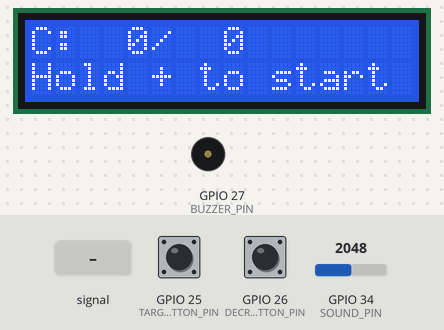
Bench run of a sketch on a simulated ESP32. Parts: 16×2 character LCD, buzzer (waves = sounding, pin HIGH). Inputs (shaded band) come from the test bench; at power-on: GPIO 25 (TARGET_BUTTON_PIN) HIGH, GPIO 26 (DECREMENT_BUTTON_PIN) HIGH, GPIO 34 (SOUND_PIN) = 2048 (analog values on the 0–4095 scale). What the sketch prints to the serial monitor is not drawn.

Above: at 1.3 s.
1.4 s: GPIO 25 (TARGET_BUTTON_PIN) pulled LOW for 0.15 s
At 2.6 s:
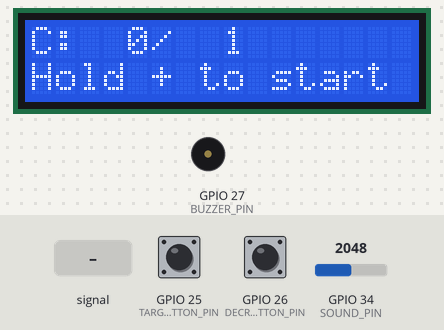
3.1 s: GPIO 25 (TARGET_BUTTON_PIN) pulled LOW for 1 s
At 4.6 s:
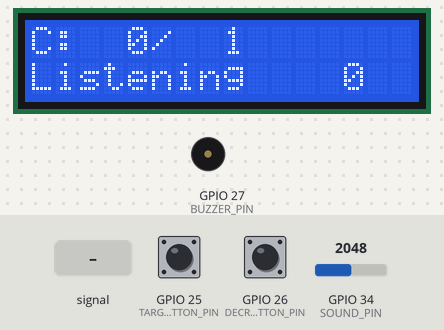
5.7 s: GPIO 34 (SOUND_PIN) fed a 200 Hz sine of ±327 counts around its level
At 7.1 s:
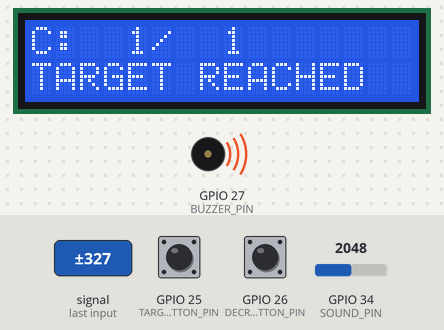
7.5 s: GPIO 26 (DECREMENT_BUTTON_PIN) pulled LOW for 0.15 s
At 7.58 s:
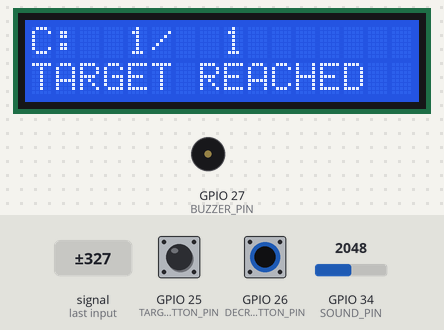
Timing chart, 0 to 10.5 s (numbered marks = the images above; inputs shaded):
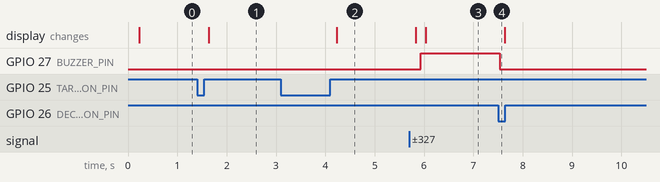

The sketch:

Whistle_counter_esp32_code.ino
```cpp
/*
  ESP32 Pressure Cooker Whistle Counter

  Hardware
    - ESP32 DevKit
    - LM393-style microphone/sound sensor module: use AO only
    - 16x2 I2C LCD with a PCF8574 backpack

  The microphone signal is sampled from its analogue output.  Each short time
  window is reduced to peak-to-peak amplitude (a sound envelope), rather than
  using the module's noisy digital comparator output.  A sound must stay above
  the threshold for WHISTLE_MIN_MS before it is counted.
*/

#include <Wire.h>
#include <LiquidCrystal_I2C.h>

// Wiring
constexpr uint8_t SOUND_PIN = 34;  // Mic module AO -> GPIO34 (ADC1, input-only)
constexpr uint8_t LCD_SDA_PIN = 21;
constexpr uint8_t LCD_SCL_PIN = 22;
constexpr uint8_t LCD_ADDRESS = 0x27;  // Confirmed with the LCD hardware test.
constexpr uint8_t TARGET_BUTTON_PIN = 25;   // Short press: target +1; hold: start/reset
constexpr uint8_t DECREMENT_BUTTON_PIN = 26; // Short press: whistle count -1
constexpr uint8_t BUZZER_PIN = 27;           // Active buzzer; HIGH = continuous sound

LiquidCrystal_I2C lcd(LCD_ADDRESS, 16, 2);

// Signal processing. Tune these after observing the serial monitor values.
constexpr uint16_t SAMPLE_INTERVAL_US = 1000;  // 1 kHz ADC sampling
constexpr uint16_t ENVELOPE_WINDOW_MS = 25;    // Peak-to-peak measurement window
constexpr float ENVELOPE_SMOOTHING = 0.30F;    // 0..1; larger responds faster

// Whistle validation. A sound must be continuous enough to be a cooker whistle.
constexpr float START_THRESHOLD = 260.0F;  // Start/candidate threshold, ADC counts
constexpr float STOP_THRESHOLD = 170.0F;   // Lower threshold prevents chatter
constexpr uint32_t WHISTLE_MIN_MS = 180;   // Minimum sustained sound to count
constexpr uint32_t WHISTLE_END_MS = 100;   // Required quiet time before re-arming
constexpr uint32_t MIN_GAP_BETWEEN_WHISTLES_MS = 600;
constexpr uint32_t BUTTON_DEBOUNCE_MS = 30;
constexpr uint32_t START_HOLD_MS = 1000;

enum DetectorState { IDLE, CANDIDATE, ACTIVE };
DetectorState detectorState = IDLE;

uint32_t whistleCount = 0;
uint32_t targetWhistles = 0;
bool counterEngaged = false;
bool alarmActive = false;
uint32_t candidateStartedAt = 0;
uint32_t quietStartedAt = 0;
uint32_t lastWhistleStartedAt = 0;

uint32_t lastSampleAtUs = 0;
uint32_t envelopeWindowStartedAt = 0;
uint32_t lastLcdUpdateAt = 0;
uint16_t windowMinimum = 4095;
uint16_t windowMaximum = 0;
float filteredEnvelope = 0.0F;

struct Button {
  uint8_t pin;
  bool lastRawState = HIGH;
  bool stableState = HIGH;
  bool longPressHandled = false;
  uint32_t lastRawChangeAt = 0;
  uint32_t pressedAt = 0;

  Button(uint8_t buttonPin) : pin(buttonPin) {}
};

Button targetButton{TARGET_BUTTON_PIN};
Button decrementButton{DECREMENT_BUTTON_PIN};

const char *stateText() {
  switch (detectorState) {
    case CANDIDATE: return "Checking";
    case ACTIVE:    return "Whistle";
    default:        return "Listening";
  }
}

void updateLcd() {
  const uint32_t now = millis();
  if (now - lastLcdUpdateAt < 200) return;
  lastLcdUpdateAt = now;

  char firstLine[17];
  char secondLine[17];
  snprintf(firstLine, sizeof(firstLine), "C:%3lu/%3lu       ",
           (unsigned long)whistleCount, (unsigned long)targetWhistles);

  if (alarmActive) {
    snprintf(secondLine, sizeof(secondLine), "TARGET REACHED  ");
  } else if (counterEngaged) {
    // Pad the entire 16-character line so a shorter update cannot leave stale text.
    snprintf(secondLine, sizeof(secondLine), "%-9s %4u  ", stateText(), (unsigned int)filteredEnvelope);
  } else {
    snprintf(secondLine, sizeof(secondLine), "Hold + to start ");
  }

  lcd.setCursor(0, 0);
  lcd.print(firstLine);
  lcd.setCursor(0, 1);
  lcd.print(secondLine);
}

void setBuzzer(bool enabled) {
  digitalWrite(BUZZER_PIN, enabled ? HIGH : LOW);
}

void resetDetector() {
  detectorState = IDLE;
  candidateStartedAt = 0;
  quietStartedAt = 0;
  lastWhistleStartedAt = millis() - MIN_GAP_BETWEEN_WHISTLES_MS;
}

void startCounting() {
  if (targetWhistles == 0) {
    Serial.println("Set a target with a short + button press before starting.");
    return;
  }

  whistleCount = 0;
  counterEngaged = true;
  alarmActive = false;
  setBuzzer(false);
  resetDetector();
  Serial.printf("Counter started. Target: %lu whistles\n", (unsigned long)targetWhistles);
}

void resetAfterAlarm() {
  alarmActive = false;
  counterEngaged = false;
  whistleCount = 0;
  setBuzzer(false);
  resetDetector();
  Serial.println("Alarm acknowledged. Count reset; ready to start again.");
}

void resumeIfTargetWasAdjusted() {
  if (alarmActive && whistleCount < targetWhistles) {
    alarmActive = false;
    counterEngaged = true;
    setBuzzer(false);
    resetDetector();
    Serial.println("Alarm cleared; counter resumed.");
  }
}

void increaseTarget() {
  ++targetWhistles;
  Serial.printf("Target: %lu whistles\n", (unsigned long)targetWhistles);
  resumeIfTargetWasAdjusted();
}

void decreaseWhistleCount() {
  if (whistleCount == 0) return;

  --whistleCount;
  Serial.printf("Whistle count corrected to: %lu\n", (unsigned long)whistleCount);
  resumeIfTargetWasAdjusted();
}

void onShortPress(Button &button) {
  if (button.pin == TARGET_BUTTON_PIN) {
    increaseTarget();
  } else {
    decreaseWhistleCount();
  }
}

void serviceButton(Button &button, uint32_t now) {
  const bool rawState = digitalRead(button.pin);
  if (rawState != button.lastRawState) {
    button.lastRawState = rawState;
    button.lastRawChangeAt = now;
  }

  if (now - button.lastRawChangeAt >= BUTTON_DEBOUNCE_MS &&
      button.stableState != button.lastRawState) {
    button.stableState = button.lastRawState;

    if (button.stableState == LOW) {
      button.pressedAt = now;
      button.longPressHandled = false;

      // Either button acknowledges an active alarm. Do not also process this
      // press as a target/count change when the button is released.
      if (alarmActive) {
        resetAfterAlarm();
        button.longPressHandled = true;
      }
    } else if (!button.longPressHandled) {
      onShortPress(button);
    }
  }

  if (button.pin == TARGET_BUTTON_PIN && button.stableState == LOW &&
      !button.longPressHandled && now - button.pressedAt >= START_HOLD_MS) {
    button.longPressHandled = true;
    startCounting();
  }
}

void processEnvelope(float envelope, uint32_t now) {
  if (!counterEngaged || targetWhistles == 0) return;

  const bool loud = envelope >= START_THRESHOLD;
  const bool quiet = envelope <= STOP_THRESHOLD;

  switch (detectorState) {
    case IDLE:
      // The gap prevents one long, uneven whistle from being counted twice.
      if (loud && now - lastWhistleStartedAt >= MIN_GAP_BETWEEN_WHISTLES_MS) {
        detectorState = CANDIDATE;
        candidateStartedAt = now;
      }
      break;

    case CANDIDATE:
      if (quiet) {
        detectorState = IDLE;  // It was only a short noise burst.
      } else if (now - candidateStartedAt >= WHISTLE_MIN_MS) {
        ++whistleCount;
        lastWhistleStartedAt = candidateStartedAt;
        quietStartedAt = 0;
        Serial.printf("Whistle %lu counted (envelope %.0f)\n",
                      (unsigned long)whistleCount, envelope);

        if (whistleCount >= targetWhistles) {
          counterEngaged = false;
          alarmActive = true;
          setBuzzer(true);
          detectorState = IDLE;
          Serial.println("Target reached. Buzzer on.");
        } else {
          detectorState = ACTIVE;
        }
      }
      break;

    case ACTIVE:
      if (quiet) {
        if (quietStartedAt == 0) quietStartedAt = now;
        if (now - quietStartedAt >= WHISTLE_END_MS) {
          detectorState = IDLE;
          quietStartedAt = 0;
        }
      } else {
        quietStartedAt = 0;
      }
      break;
  }
}

void sampleMicrophone() {
  const uint32_t nowUs = micros();
  if (nowUs - lastSampleAtUs < SAMPLE_INTERVAL_US) return;
  lastSampleAtUs = nowUs;

  const uint16_t sample = analogRead(SOUND_PIN);
  if (sample < windowMinimum) windowMinimum = sample;
  if (sample > windowMaximum) windowMaximum = sample;

  const uint32_t nowMs = millis();
  if (nowMs - envelopeWindowStartedAt < ENVELOPE_WINDOW_MS) return;

  const float rawEnvelope = windowMaximum - windowMinimum;
  filteredEnvelope += ENVELOPE_SMOOTHING * (rawEnvelope - filteredEnvelope);

  // Useful while setting the mic gain potentiometer and thresholds.
  Serial.printf("raw=%3.0f filtered=%3.0f state=%s\n",
                rawEnvelope, filteredEnvelope, stateText());
  processEnvelope(filteredEnvelope, nowMs);

  windowMinimum = 4095;
  windowMaximum = 0;
  envelopeWindowStartedAt = nowMs;
}

void setup() {
  Serial.begin(115200);

  // ESP32 ADC: 12-bit reads (0..4095). The mic must be powered from 3.3 V.
  analogReadResolution(12);
  analogSetPinAttenuation(SOUND_PIN, ADC_11db);
  pinMode(SOUND_PIN, INPUT);
  pinMode(TARGET_BUTTON_PIN, INPUT_PULLUP);
  pinMode(DECREMENT_BUTTON_PIN, INPUT_PULLUP);
  pinMode(BUZZER_PIN, OUTPUT);
  setBuzzer(false);

  Wire.begin(LCD_SDA_PIN, LCD_SCL_PIN);
  lcd.init();
  lcd.backlight();
  lcd.clear();
  lcd.setCursor(0, 0);
  lcd.print("Whistle Counter");
  lcd.setCursor(0, 1);
  lcd.print("Starting...");

  envelopeWindowStartedAt = millis();
  resetDetector();
  Serial.println("Pressure cooker whistle counter ready.");
  Serial.println("Short + sets target; hold + for 1 second to start; - corrects count.");
  Serial.println("Adjust START_THRESHOLD after checking the raw/filtered values.");
}

void loop() {
  const uint32_t now = millis();
  serviceButton(targetButton, now);
  serviceButton(decrementButton, now);
  sampleMicrophone();
  updateLcd();
}
```

Measured:
- after the input at 1.4 s, the display: changes after 0.23 s (image 1)
- after the input at 3.1 s, the display: changes after 1.1 s (image 2)
- after the input at 5.7 s, GPIO 27 (BUZZER_PIN): LOW → HIGH after 0.24 s; the display: first changes after 0.13 s (image 3 shows a later state)
- after the input at 7.5 s, GPIO 27 (BUZZER_PIN): HIGH → LOW at once
